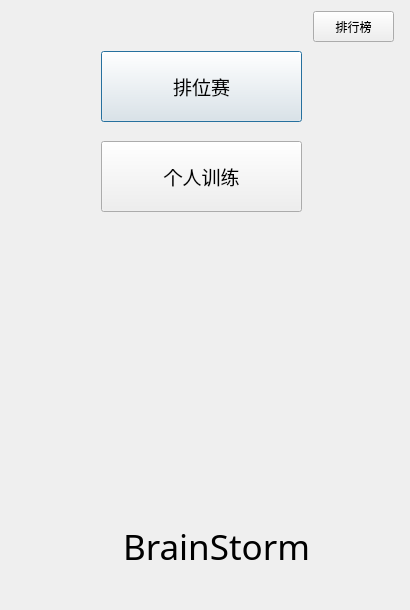
<?xml version="1.0" encoding="UTF-8"?>
<ui version="4.0">
 <class>BrainStorm</class>
 <widget class="QDialog" name="BrainStorm">
  <property name="geometry">
   <rect>
    <x>0</x>
    <y>0</y>
    <width>410</width>
    <height>610</height>
   </rect>
  </property>
  <property name="windowTitle">
   <string>Dialog</string>
  </property>
  <layout class="QVBoxLayout" name="verticalLayout_8">
   <item>
    <widget class="QStackedWidget" name="stackedWidget">
     <property name="currentIndex">
      <number>0</number>
     </property>
     <widget class="QWidget" name="mainpage">
      <widget class="QPushButton" name="matchButton">
       <property name="geometry">
        <rect>
         <x>90</x>
         <y>40</y>
         <width>201</width>
         <height>71</height>
        </rect>
       </property>
       <property name="font">
        <font>
         <family>宋体</family>
         <pointsize>14</pointsize>
        </font>
       </property>
       <property name="text">
        <string>排位赛</string>
       </property>
      </widget>
      <widget class="QPushButton" name="singleButton">
       <property name="geometry">
        <rect>
         <x>90</x>
         <y>130</y>
         <width>201</width>
         <height>71</height>
        </rect>
       </property>
       <property name="font">
        <font>
         <family>宋体</family>
         <pointsize>14</pointsize>
        </font>
       </property>
       <property name="text">
        <string>个人训练</string>
       </property>
      </widget>
      <widget class="QLabel" name="mainlabel">
       <property name="geometry">
        <rect>
         <x>60</x>
         <y>510</y>
         <width>291</width>
         <height>51</height>
        </rect>
       </property>
       <property name="font">
        <font>
         <family>Bahnschrift Condensed</family>
         <pointsize>26</pointsize>
        </font>
       </property>
       <property name="text">
        <string>BrainStorm</string>
       </property>
       <property name="alignment">
        <set>Qt::AlignCenter</set>
       </property>
      </widget>
      <widget class="QLabel" name="ADlabel">
       <property name="geometry">
        <rect>
         <x>50</x>
         <y>240</y>
         <width>291</width>
         <height>271</height>
        </rect>
       </property>
       <property name="text">
        <string/>
       </property>
       <property name="alignment">
        <set>Qt::AlignCenter</set>
       </property>
      </widget>
      <widget class="QPushButton" name="ranksortButton">
       <property name="geometry">
        <rect>
         <x>302</x>
         <y>0</y>
         <width>81</width>
         <height>31</height>
        </rect>
       </property>
       <property name="text">
        <string>排行榜</string>
       </property>
      </widget>
     </widget>
     <widget class="QWidget" name="ranksortpage">
      <widget class="QTableWidget" name="ranksortTableWidget">
       <property name="geometry">
        <rect>
         <x>0</x>
         <y>0</y>
         <width>391</width>
         <height>182</height>
        </rect>
       </property>
      </widget>
      <widget class="QPushButton" name="ranksortbackButton">
       <property name="geometry">
        <rect>
         <x>0</x>
         <y>540</y>
         <width>381</width>
         <height>41</height>
        </rect>
       </property>
       <property name="text">
        <string>返回</string>
       </property>
      </widget>
     </widget>
     <widget class="QWidget" name="singleready">
      <layout class="QVBoxLayout" name="verticalLayout">
       <item>
        <spacer name="singleverticalSpacer_1">
         <property name="orientation">
          <enum>Qt::Vertical</enum>
         </property>
         <property name="sizeHint" stdset="0">
          <size>
           <width>20</width>
           <height>40</height>
          </size>
         </property>
        </spacer>
       </item>
       <item>
        <widget class="QLabel" name="singlemainlabel">
         <property name="font">
          <font>
           <family>华文琥珀</family>
           <pointsize>26</pointsize>
          </font>
         </property>
         <property name="text">
          <string>连续答对五道题</string>
         </property>
         <property name="alignment">
          <set>Qt::AlignCenter</set>
         </property>
        </widget>
       </item>
       <item>
        <widget class="QLabel" name="singlesubheadabel">
         <property name="font">
          <font>
           <family>黑体</family>
          </font>
         </property>
         <property name="text">
          <string>答对继续，答错退出</string>
         </property>
         <property name="alignment">
          <set>Qt::AlignCenter</set>
         </property>
        </widget>
       </item>
       <item>
        <spacer name="singleverticalSpacer_2">
         <property name="orientation">
          <enum>Qt::Vertical</enum>
         </property>
         <property name="sizeHint" stdset="0">
          <size>
           <width>20</width>
           <height>40</height>
          </size>
         </property>
        </spacer>
       </item>
       <item>
        <widget class="QPushButton" name="singlestartButton">
         <property name="font">
          <font>
           <family>隶书</family>
           <pointsize>14</pointsize>
          </font>
         </property>
         <property name="text">
          <string>开始答题</string>
         </property>
        </widget>
       </item>
       <item>
        <widget class="QPushButton" name="singlebackButton">
         <property name="font">
          <font>
           <family>隶书</family>
           <pointsize>14</pointsize>
          </font>
         </property>
         <property name="text">
          <string>返回</string>
         </property>
        </widget>
       </item>
      </layout>
     </widget>
     <widget class="QWidget" name="singleplay">
      <layout class="QVBoxLayout" name="verticalLayout_3">
       <item>
        <widget class="QWidget" name="timewidget" native="true">
         <layout class="QHBoxLayout" name="horizontalLayout">
          <item>
           <spacer name="horizontalSpacer">
            <property name="orientation">
             <enum>Qt::Horizontal</enum>
            </property>
            <property name="sizeHint" stdset="0">
             <size>
              <width>40</width>
              <height>20</height>
             </size>
            </property>
           </spacer>
          </item>
          <item>
           <widget class="QLCDNumber" name="playlcdNumber">
            <property name="minimumSize">
             <size>
              <width>200</width>
              <height>80</height>
             </size>
            </property>
            <property name="maximumSize">
             <size>
              <width>200</width>
              <height>80</height>
             </size>
            </property>
           </widget>
          </item>
         </layout>
        </widget>
       </item>
       <item>
        <spacer name="verticalSpacer_2">
         <property name="orientation">
          <enum>Qt::Vertical</enum>
         </property>
         <property name="sizeHint" stdset="0">
          <size>
           <width>20</width>
           <height>40</height>
          </size>
         </property>
        </spacer>
       </item>
       <item>
        <widget class="QLabel" name="questionlabel">
         <property name="minimumSize">
          <size>
           <width>0</width>
           <height>220</height>
          </size>
         </property>
         <property name="font">
          <font>
           <family>隶书</family>
           <pointsize>12</pointsize>
          </font>
         </property>
         <property name="text">
          <string/>
         </property>
         <property name="textFormat">
          <enum>Qt::AutoText</enum>
         </property>
         <property name="alignment">
          <set>Qt::AlignCenter</set>
         </property>
         <property name="wordWrap">
          <bool>true</bool>
         </property>
        </widget>
       </item>
       <item>
        <widget class="QWidget" name="optionwidget" native="true">
         <layout class="QVBoxLayout" name="verticalLayout_2">
          <item>
           <spacer name="verticalSpacer">
            <property name="orientation">
             <enum>Qt::Vertical</enum>
            </property>
            <property name="sizeHint" stdset="0">
             <size>
              <width>20</width>
              <height>40</height>
             </size>
            </property>
           </spacer>
          </item>
          <item>
           <widget class="QPushButton" name="playOption1Button">
            <property name="text">
             <string/>
            </property>
           </widget>
          </item>
          <item>
           <widget class="QPushButton" name="playOption2Button">
            <property name="text">
             <string/>
            </property>
           </widget>
          </item>
          <item>
           <widget class="QPushButton" name="playOption3Button">
            <property name="text">
             <string/>
            </property>
           </widget>
          </item>
          <item>
           <widget class="QPushButton" name="playOption4Button">
            <property name="text">
             <string/>
            </property>
           </widget>
          </item>
         </layout>
        </widget>
       </item>
      </layout>
     </widget>
     <widget class="QWidget" name="singleclear">
      <layout class="QVBoxLayout" name="verticalLayout_4">
       <item>
        <spacer name="verticalSpacer_3">
         <property name="orientation">
          <enum>Qt::Vertical</enum>
         </property>
         <property name="sizeHint" stdset="0">
          <size>
           <width>20</width>
           <height>40</height>
          </size>
         </property>
        </spacer>
       </item>
       <item>
        <widget class="QLabel" name="singleResult">
         <property name="minimumSize">
          <size>
           <width>0</width>
           <height>200</height>
          </size>
         </property>
         <property name="font">
          <font>
           <family>隶书</family>
           <pointsize>10</pointsize>
          </font>
         </property>
         <property name="text">
          <string/>
         </property>
         <property name="alignment">
          <set>Qt::AlignCenter</set>
         </property>
         <property name="wordWrap">
          <bool>true</bool>
         </property>
        </widget>
       </item>
       <item>
        <spacer name="verticalSpacer_4">
         <property name="orientation">
          <enum>Qt::Vertical</enum>
         </property>
         <property name="sizeHint" stdset="0">
          <size>
           <width>20</width>
           <height>40</height>
          </size>
         </property>
        </spacer>
       </item>
       <item>
        <widget class="QLabel" name="singleScore">
         <property name="minimumSize">
          <size>
           <width>0</width>
           <height>100</height>
          </size>
         </property>
         <property name="font">
          <font>
           <family>隶书</family>
           <pointsize>10</pointsize>
          </font>
         </property>
         <property name="text">
          <string/>
         </property>
         <property name="alignment">
          <set>Qt::AlignCenter</set>
         </property>
         <property name="wordWrap">
          <bool>true</bool>
         </property>
        </widget>
       </item>
       <item>
        <spacer name="verticalSpacer_5">
         <property name="orientation">
          <enum>Qt::Vertical</enum>
         </property>
         <property name="sizeHint" stdset="0">
          <size>
           <width>20</width>
           <height>40</height>
          </size>
         </property>
        </spacer>
       </item>
       <item>
        <widget class="QWidget" name="singleclearbackwidget" native="true">
         <property name="minimumSize">
          <size>
           <width>0</width>
           <height>100</height>
          </size>
         </property>
         <layout class="QVBoxLayout" name="verticalLayout_5">
          <item>
           <spacer name="verticalSpacer_6">
            <property name="orientation">
             <enum>Qt::Vertical</enum>
            </property>
            <property name="sizeHint" stdset="0">
             <size>
              <width>20</width>
              <height>40</height>
             </size>
            </property>
           </spacer>
          </item>
          <item>
           <widget class="QPushButton" name="singlebackButton_clear">
            <property name="font">
             <font>
              <family>隶书</family>
              <pointsize>14</pointsize>
             </font>
            </property>
            <property name="text">
             <string>返回</string>
            </property>
           </widget>
          </item>
         </layout>
        </widget>
       </item>
      </layout>
     </widget>
     <widget class="QWidget" name="rankwait">
      <widget class="QLabel" name="rankwaitlabel">
       <property name="geometry">
        <rect>
         <x>30</x>
         <y>120</y>
         <width>331</width>
         <height>101</height>
        </rect>
       </property>
       <property name="font">
        <font>
         <family>隶书</family>
         <pointsize>14</pointsize>
        </font>
       </property>
       <property name="text">
        <string>正在匹配对手...</string>
       </property>
       <property name="alignment">
        <set>Qt::AlignCenter</set>
       </property>
      </widget>
     </widget>
     <widget class="QWidget" name="rankplay">
      <layout class="QVBoxLayout" name="verticalLayout_9">
       <item>
        <widget class="QWidget" name="widget_3" native="true">
         <property name="maximumSize">
          <size>
           <width>16777215</width>
           <height>200</height>
          </size>
         </property>
         <layout class="QHBoxLayout" name="horizontalLayout_2">
          <item>
           <widget class="QWidget" name="widget_2" native="true">
            <layout class="QVBoxLayout" name="verticalLayout_7">
             <item>
              <widget class="QLabel" name="enemystatuslabel">
               <property name="text">
                <string>小明 黄金1 1颗星 得分：120</string>
               </property>
              </widget>
             </item>
             <item>
              <widget class="QLabel" name="selfstatuslabel">
               <property name="text">
                <string>小红 白银2 2颗星 得分：140</string>
               </property>
              </widget>
             </item>
            </layout>
           </widget>
          </item>
          <item>
           <widget class="QLCDNumber" name="ranklcdNumber"/>
          </item>
         </layout>
        </widget>
       </item>
       <item>
        <spacer name="verticalSpacer_8">
         <property name="orientation">
          <enum>Qt::Vertical</enum>
         </property>
         <property name="sizeHint" stdset="0">
          <size>
           <width>20</width>
           <height>40</height>
          </size>
         </property>
        </spacer>
       </item>
       <item>
        <widget class="QLabel" name="rankQuestionlabel">
         <property name="minimumSize">
          <size>
           <width>0</width>
           <height>200</height>
          </size>
         </property>
         <property name="font">
          <font>
           <family>隶书</family>
           <pointsize>12</pointsize>
          </font>
         </property>
         <property name="text">
          <string>问题</string>
         </property>
         <property name="alignment">
          <set>Qt::AlignCenter</set>
         </property>
         <property name="wordWrap">
          <bool>true</bool>
         </property>
        </widget>
       </item>
       <item>
        <spacer name="verticalSpacer_7">
         <property name="orientation">
          <enum>Qt::Vertical</enum>
         </property>
         <property name="sizeHint" stdset="0">
          <size>
           <width>20</width>
           <height>40</height>
          </size>
         </property>
        </spacer>
       </item>
       <item>
        <widget class="QWidget" name="widget" native="true">
         <property name="maximumSize">
          <size>
           <width>16777215</width>
           <height>300</height>
          </size>
         </property>
         <layout class="QVBoxLayout" name="verticalLayout_6">
          <item>
           <widget class="QPushButton" name="rankOption1Button">
            <property name="autoFillBackground">
             <bool>false</bool>
            </property>
            <property name="text">
             <string>PushButton</string>
            </property>
           </widget>
          </item>
          <item>
           <widget class="QPushButton" name="rankOption2Button">
            <property name="text">
             <string>PushButton</string>
            </property>
           </widget>
          </item>
          <item>
           <widget class="QPushButton" name="rankOption3Button">
            <property name="text">
             <string>PushButton</string>
            </property>
           </widget>
          </item>
          <item>
           <widget class="QPushButton" name="rankOption4Button">
            <property name="text">
             <string>PushButton</string>
            </property>
           </widget>
          </item>
         </layout>
        </widget>
       </item>
      </layout>
     </widget>
     <widget class="QWidget" name="rankclear">
      <layout class="QVBoxLayout" name="verticalLayout_10">
       <item>
        <spacer name="verticalSpacer_10">
         <property name="orientation">
          <enum>Qt::Vertical</enum>
         </property>
         <property name="sizeType">
          <enum>QSizePolicy::Fixed</enum>
         </property>
         <property name="sizeHint" stdset="0">
          <size>
           <width>20</width>
           <height>40</height>
          </size>
         </property>
        </spacer>
       </item>
       <item>
        <widget class="QLabel" name="rankwinlabel">
         <property name="font">
          <font>
           <family>隶书</family>
           <pointsize>20</pointsize>
          </font>
         </property>
         <property name="text">
          <string>胜利！</string>
         </property>
         <property name="alignment">
          <set>Qt::AlignCenter</set>
         </property>
        </widget>
       </item>
       <item>
        <widget class="QLabel" name="rankdanlabel">
         <property name="font">
          <font>
           <family>隶书</family>
           <pointsize>12</pointsize>
          </font>
         </property>
         <property name="text">
          <string>黄金1 1颗星 ---&gt; 黄金1 2颗星</string>
         </property>
         <property name="alignment">
          <set>Qt::AlignCenter</set>
         </property>
        </widget>
       </item>
       <item>
        <spacer name="verticalSpacer_9">
         <property name="orientation">
          <enum>Qt::Vertical</enum>
         </property>
         <property name="sizeHint" stdset="0">
          <size>
           <width>20</width>
           <height>40</height>
          </size>
         </property>
        </spacer>
       </item>
       <item>
        <widget class="QPushButton" name="rankbackButton">
         <property name="text">
          <string>返回</string>
         </property>
        </widget>
       </item>
      </layout>
     </widget>
    </widget>
   </item>
  </layout>
 </widget>
 <resources/>
 <connections/>
</ui>
